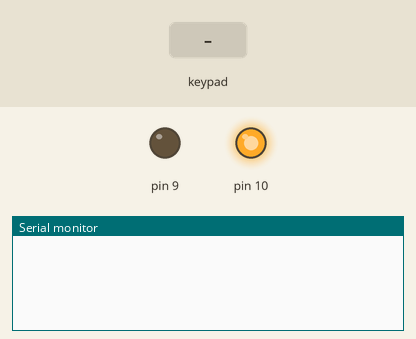
Recording of a sketch running on a simulated Arduino Uno, built with avr-gcc and run on an emulated ATmega328P. On the bench: output pins drawn as LEDs (lit = HIGH), the last lines printed to the serial monitor. The test bench sets the inputs (shaded band). Random numbers use the default seed unless the sketch sets one; no radio packets arrive unless stated.

Above: at 1.2 s.
1.3 s: key '*' pressed
At 2.5 s:
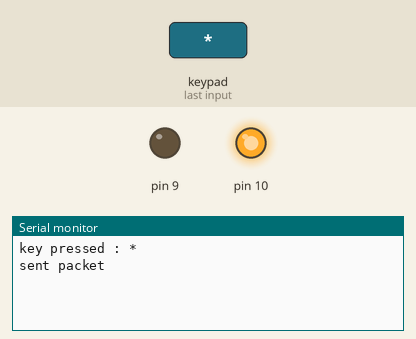
2.8 s: keypad keys 5 4 3 2 pressed 0.4 s apart
At 5.1 s:
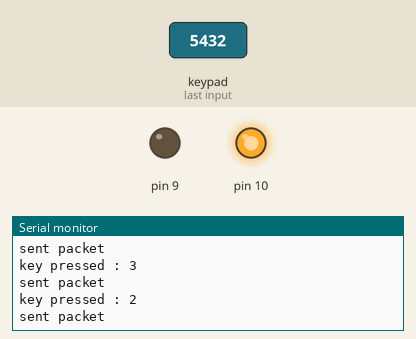
5.9 s: key '#' pressed
At 7.4 s:
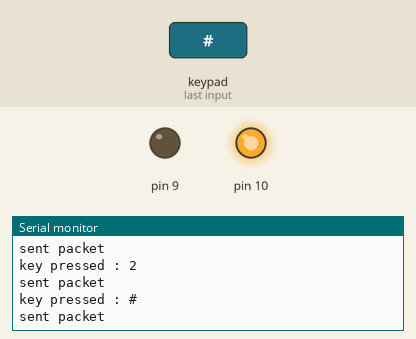
Timing chart, 0 to 8.9 s (numbered marks = the images above; inputs shaded):
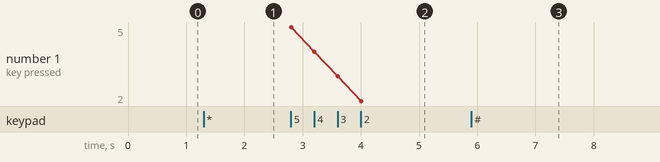

Measured:
- after the input at 1.3 s, the serial monitor: prints a new line at once (image 1)
- after the input at 2.8 s, the serial monitor: prints a new line at once (image 2)
- after the input at 5.9 s, the serial monitor: prints a new line at once (image 3)

The sketch:

networkMINIPro.ino
```cpp
#include <Keypad.h>
#include <RF24Network.h>
#include <RF24.h>
#include <SPI.h>

// enumerator typu wiadomosci
typedef enum
{
  GET=1,
  PUT=2,
  GETResponse=3,
  PUTResponse=4,
}TYPE;
//enumerator typu urzadzenia
typedef enum
{
  BUZZER=1,
  KEYPAD=2,
}DEVICE;
// matryca klawiatury
char keys[4][3] = {
 {'*','0','#'},
 {'7','8','9'},
 {'4','5','6'},
 {'1','2','3'}
};
byte rowPins[4] = {5, 4, 3, 2}; // row pinouts of the keypad
byte colPins[3] = {A2, A1, 6}; //column pinouts of the keypad

Keypad keypad=Keypad(makeKeymap(keys), rowPins, colPins, 4, 3); //obekt klawiaury

RF24 radio(7, 8); // radio

RF24Network network(radio); // siec radiowa
//unsigned long x=0;

int buzzTone=0; // aktualny ton buzzera
char pressedKey='\0'; // ostatnio wcisniety klawisz

struct request {
 TYPE type; // typ wiadomosci (GET,PUT)
 DEVICE device;// zadane urzadzenie (klawiatura, glosniczek)
 int buzzerTone;// czestotliwosc glosniczka w wypadku wiadomosci PUT(null dla wiadomosci innego typu)
};

struct response{
  TYPE type; // typ wiadomosci (GETResponse,PUTResponse)
  DEVICE device;// zadane urzadzenie (klawiatura, glosniczek)
 int buzzerTone;// czestotliwosc glosniczka w wypadku wiadomosci GET(null dla wiadomosci innego typu)
 char keyPressed;// ostatnio wcisniety klawisz klawiatury
};


// funkcja wysylajaca odpowiedz na zadanie Arduino UNO
void sendResponse(TYPE typ, DEVICE dev, int buzT, char keyPres,RF24Network &net)
{
  struct response payload;
        payload.type = typ;
        payload.device = dev;
        payload.buzzerTone=buzT;
        payload.keyPressed = keyPres;
        RF24NetworkHeader header(1); // identyfikator adresata
        net.write(header, &payload, sizeof(payload));
        Serial.println("sent packet");
}


void setup() {
  // put your setup code here, to run once:
  SPI.begin();
radio.begin();
network.begin(90, 0);
Serial.begin(115200);
pinMode(9,OUTPUT);
}

void loop() {
  // put your main code here, to run repeatedly:
  network.update();

  char key = keypad.getKey(); // wcisniety klawisz

    if (key != NO_KEY){
        Serial.print("key pressed : ");
        Serial.println(key);
        pressedKey=key;
        sendResponse(PUT,KEYPAD,'\0',pressedKey,network);

  }
    while(network.available()){

        RF24NetworkHeader header;
        struct request req;
        network.read(header, &req, sizeof(req)); // parsowanie zadania
        Serial.print("received request ");
        Serial.print(req.type,DEC);
        Serial.print(" ");
        Serial.print(req.device,DEC);
        Serial.print(" ");
        Serial.println(req.buzzerTone,DEC);
        if(req.type==GET) //jelsi GET
          {
            if(req.device==BUZZER)
            {
              sendResponse(GETResponse,BUZZER,buzzTone,'\0',network); // aktualny ton buzzera
            }
            else if(req.device==KEYPAD)
              {
                 sendResponse(GETResponse,KEYPAD,'\0',pressedKey,network); // wcisniety klawisz klawiatry
              }

          }
          else if(req.type==PUT) // jesli PUT
          {
            if(req.device==BUZZER)
            {
              buzzTone=req.buzzerTone; // przypisz buzzerowi nowy ton podany w zadaniu
              if(buzzTone!=0)
              tone(9,buzzTone); // "graj" ton
              else
              noTone(9); // wycisz buzzer
            }
          }
        }
 };
```

coap.h
```cpp
// (licence header left out)
#ifndef __SIMPLE_COAP_H__
#define __SIMPLE_COAP_H__

#include "Udp.h"
#define MAX_CALLBACK 10

#define COAP_HEADER_SIZE 4
#define COAP_OPTION_HEADER_SIZE 1
#define COAP_PAYLOAD_MARKER 0xFF
#define MAX_OPTION_NUM 10
#define BUF_MAX_SIZE 80
#define COAP_DEFAULT_PORT 5683

#define RESPONSE_CODE(class, detail) ((class << 5) | (detail))
#define COAP_OPTION_DELTA(v, n) (v < 13 ? (*n = (0xFF & v)) : (v <= 0xFF + 13 ? (*n = 13) : (*n = 14)))
//typ wiadomosci
typedef enum {
    COAP_CON = 0,
    COAP_NONCON = 1,
    COAP_ACK = 2,
    COAP_RESET = 3
} COAP_TYPE;
//metoda wiadomosci
typedef enum {
    COAP_GET = 1,
    COAP_POST = 2,
    COAP_PUT = 3,
    COAP_DELETE = 4
} COAP_METHOD;
//typ odpowiedzi wiadomosci
typedef enum {
   // COAP_CREATED = RESPONSE_CODE(2, 1),
  //  COAP_DELETED = RESPONSE_CODE(2, 2),
  //  COAP_VALID = RESPONSE_CODE(2, 3),
//    COAP_CHANGED = RESPONSE_CODE(2, 4),
    COAP_CONTENT = RESPONSE_CODE(2, 5),
    COAP_BAD_REQUEST = RESPONSE_CODE(4, 0),
  //  COAP_UNAUTHORIZED = RESPONSE_CODE(4, 1),
  //  COAP_BAD_OPTION = RESPONSE_CODE(4, 2),
  //  COAP_FORBIDDEN = RESPONSE_CODE(4, 3),
    COAP_NOT_FOUNT = RESPONSE_CODE(4, 4),
   // COAP_METHOD_NOT_ALLOWD = RESPONSE_CODE(4, 5),
    COAP_NOT_ACCEPTABLE = RESPONSE_CODE(4, 6),
   // COAP_PRECONDITION_FAILED = RESPONSE_CODE(4, 12),
  //  COAP_REQUEST_ENTITY_TOO_LARGE = RESPONSE_CODE(4, 13),
    //COAP_UNSUPPORTED_CONTENT_FORMAT = RESPONSE_CODE(4, 15),
  //  COAP_INTERNAL_SERVER_ERROR = RESPONSE_CODE(5, 0),
   // COAP_NOT_IMPLEMENTED = RESPONSE_CODE(5, 1),
  // COAP_BAD_GATEWAY = RESPONSE_CODE(5, 2),
   // COAP_SERVICE_UNAVALIABLE = RESPONSE_CODE(5, 3),
   // COAP_GATEWAY_TIMEOUT = RESPONSE_CODE(5, 4),
  //  COAP_PROXYING_NOT_SUPPORTED = RESPONSE_CODE(5, 5)
} COAP_RESPONSE_CODE;
//opcje wiadomosci
typedef enum {
 //   COAP_IF_MATCH = 1,
    COAP_URI_HOST = 3,
  //  COAP_E_TAG = 4,
    //COAP_IF_NONE_MATCH = 5,
    //COAP_URI_PORT = 7,
    //COAP_LOCATION_PATH = 8,
    COAP_URI_PATH = 11,
    COAP_CONTENT_FORMAT = 12,
    //COAP_MAX_AGE = 14,
    //COAP_URI_QUERY = 15,
    COAP_ACCEPT = 17,
    //COAP_LOCATION_QUERY = 20,
    //COAP_PROXY_URI = 35,
    //COAP_PROXY_SCHEME = 39,
    COAP_OBSERVE=6,
    COAP_BLOCK_2=23,
    COAP_SIZE_2=28
} COAP_OPTION_NUMBER;
//format wiadomosci
typedef enum {
    COAP_NONE = -1,
    COAP_TEXT_PLAIN = 0,
    COAP_APPLICATION_LINK_FORMAT = 40,
    //COAP_APPLICATION_XML = 41,
    //COAP_APPLICATION_OCTET_STREAM = 42,
    //COAP_APPLICATION_EXI = 47,
    COAP_APPLICATION_JSON = 50
} COAP_CONTENT_TYPE;
//obiekt reprezentujacy opcje wiadomosci
class CoapOption {
    public:
    uint8_t number;
    uint8_t length;
    uint8_t *buffer;
};
//obiekt reprezentujacy pakiet CoAP
class CoapPacket {
    public:
    uint8_t type; //typ wiadomosci
    uint8_t code; //
    uint8_t *token; //token wiadomosci
    uint8_t tokenlen; // dlugosc tokena
    uint8_t *payload; //payload wiadomosci
    uint8_t payloadlen; // dlugosc payloada
    uint16_t messageid; // MID identyfikujacy wiadomosc

    uint8_t optionnum; //numer opcji
    CoapOption options[MAX_OPTION_NUM]; //obiekt przechowujacy opcje
};
typedef void (*callback)(CoapPacket &, IPAddress, int); //metoda callback
//obiekt identyfikujacy zasob
class CoapUri {
    private:
        String u[MAX_CALLBACK];
        callback c[MAX_CALLBACK];
    public:
        CoapUri() {
            for (int i = 0; i < MAX_CALLBACK; i++) {
                u[i] = "";
                c[i] = NULL;
            }
        };
        void add(callback call, String url) { //metoda dodajaca callback
            for (int i = 0; i < MAX_CALLBACK; i++)
                if (c[i] != NULL && u[i].equals(url)) {
                    c[i] = call;
                    return ;
                }
            for (int i = 0; i < MAX_CALLBACK; i++) {
                if (c[i] == NULL) {
                    c[i] = call;
                    u[i] = url;
                    return;
                }
            }
        };
        callback find(String url) { //metoda odnajdujaca callback
            for (int i = 0; i < MAX_CALLBACK; i++) if (c[i] != NULL && u[i].equals(url)) return c[i];
            return NULL;
        } ;
};

class Coap {
    private:
        UDP *_udp;
        CoapUri uri;
        callback resp;
        int _port;

        uint16_t sendPacket(CoapPacket &packet, IPAddress ip); // metoda wysylajaca pakiet
        uint16_t sendPacket(CoapPacket &packet, IPAddress ip, int port);
        int parseOption(CoapOption *option, uint16_t *running_delta, uint8_t **buf, size_t buflen); //metoda parsujaca opcje

    public:
        Coap(
            UDP& udp
        );
        bool start(); //metoda startujaca
        bool start(int port);
        void response(callback c) { resp = c; }

        void server(callback c, String url) { uri.add(c, url); }
        uint16_t sendResponse(IPAddress ip, int port, uint16_t messageid); //metoda wysylajaca odpowied 
        uint16_t sendResponse(IPAddress ip, int port, uint16_t messageid, char *payload);
	uint16_t sendResponseWellKnown(IPAddress ip, int port, uint16_t messageid, char *payload);
	uint16_t sendResponseBlock2(IPAddress ip, int port, uint16_t messageid, char *payload, int payloadlen, COAP_RESPONSE_CODE code, COAP_CONTENT_TYPE type, uint8_t *token, int tokenlen);
        uint16_t sendResponse(IPAddress ip, int port, uint16_t messageid, char *payload, int payloadlen); //metoda wysylajaca odpowiedz z opcja Block2
        uint16_t sendResponse(IPAddress ip, int port, uint16_t messageid, char *payload, int payloadlen, COAP_RESPONSE_CODE code, COAP_CONTENT_TYPE type, uint8_t *token, int tokenlen);
        uint16_t sendNotification(IPAddress ip, int port, uint16_t messageid, char *payload, int payloadlen, COAP_RESPONSE_CODE code, COAP_CONTENT_TYPE type, uint8_t *token, int tokenlen); //metoda wysylajaca powiadomienie obserwatorom
uint16_t Coap::sendBlockResponse(IPAddress ip, int port, uint16_t messageid, char *payload, int payloadlen,
                COAP_RESPONSE_CODE code, COAP_CONTENT_TYPE type, uint8_t *token, int tokenlen, uint8_t szx, uint8_t num,int size2);
    //    uint16_t get(IPAddress ip, int port, char *url);
       // uint16_t put(IPAddress ip, int port, char *url, char *payload);
       // uint16_t put(IPAddress ip, int port, char *url, char *payload, int payloadlen);
        uint16_t send(IPAddress ip, int port, char *url, COAP_TYPE type, COAP_METHOD method, uint8_t *token, uint8_t tokenlen, uint8_t *payload, uint32_t payloadlen);

        bool loop();
};

#endif
```

Source omitted: coap.cpp (16284 bytes)
